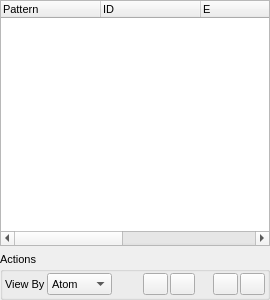
<ui version="4.0">
 <class>AtomListWidget</class>
 <widget class="QDockWidget" name="AtomListWidget">
  <property name="geometry">
   <rect>
    <x>0</x>
    <y>0</y>
    <width>270</width>
    <height>300</height>
   </rect>
  </property>
  <property name="minimumSize">
   <size>
    <width>270</width>
    <height>217</height>
   </size>
  </property>
  <property name="font">
   <font>
    <pointsize>8</pointsize>
   </font>
  </property>
  <property name="floating">
   <bool>true</bool>
  </property>
  <property name="allowedAreas">
   <set>Qt::LeftDockWidgetArea|Qt::RightDockWidgetArea</set>
  </property>
  <property name="windowTitle">
   <string>Atom List</string>
  </property>
  <widget class="QWidget" name="dockWidgetContents">
   <layout class="QVBoxLayout" name="verticalLayout">
    <property name="margin">
     <number>0</number>
    </property>
    <item>
     <widget class="TTreeWidget" name="AtomTree">
      <property name="sizePolicy">
       <sizepolicy hsizetype="Expanding" vsizetype="Expanding">
        <horstretch>0</horstretch>
        <verstretch>0</verstretch>
       </sizepolicy>
      </property>
      <property name="selectionMode">
       <enum>QAbstractItemView::MultiSelection</enum>
      </property>
      <column>
       <property name="text">
        <string>Pattern</string>
       </property>
      </column>
      <column>
       <property name="text">
        <string>ID</string>
       </property>
      </column>
      <column>
       <property name="text">
        <string>E</string>
       </property>
      </column>
      <column>
       <property name="text">
        <string>X</string>
       </property>
      </column>
      <column>
       <property name="text">
        <string>Y</string>
       </property>
      </column>
      <column>
       <property name="text">
        <string>Z</string>
       </property>
      </column>
     </widget>
    </item>
    <item>
     <widget class="QGroupBox" name="ActionsGroup">
      <property name="title">
       <string>Actions</string>
      </property>
      <layout class="QVBoxLayout">
       <property name="spacing">
        <number>4</number>
       </property>
       <property name="margin">
        <number>2</number>
       </property>
       <item>
        <layout class="QHBoxLayout" name="_2">
         <property name="spacing">
          <number>2</number>
         </property>
         <property name="margin">
          <number>0</number>
         </property>
         <item>
          <widget class="QLabel" name="label">
           <property name="text">
            <string>View By</string>
           </property>
          </widget>
         </item>
         <item>
          <widget class="QComboBox" name="ViewStyleCombo">
           <property name="currentIndex">
            <number>0</number>
           </property>
           <item>
            <property name="text">
             <string>Atom</string>
            </property>
           </item>
           <item>
            <property name="text">
             <string>Pattern</string>
            </property>
           </item>
          </widget>
         </item>
         <item>
          <spacer>
           <property name="orientation">
            <enum>Qt::Horizontal</enum>
           </property>
           <property name="sizeHint" stdset="0">
            <size>
             <width>40</width>
             <height>20</height>
            </size>
           </property>
          </spacer>
         </item>
         <item>
          <widget class="QPushButton" name="ShiftUpButton">
           <property name="maximumSize">
            <size>
             <width>25</width>
             <height>25</height>
            </size>
           </property>
           <property name="toolTip">
            <string>Move selected atoms up one place in list</string>
           </property>
           <property name="text">
            <string/>
           </property>
           <property name="icon">
            <iconset resource="icons.qrc">
             <normaloff>:/arrows/icons/arrow_up.svg</normaloff>:/arrows/icons/arrow_up.svg</iconset>
           </property>
           <property name="iconSize">
            <size>
             <width>16</width>
             <height>16</height>
            </size>
           </property>
           <property name="autoDefault">
            <bool>false</bool>
           </property>
          </widget>
         </item>
         <item>
          <widget class="QPushButton" name="ShiftDownButton">
           <property name="maximumSize">
            <size>
             <width>25</width>
             <height>25</height>
            </size>
           </property>
           <property name="toolTip">
            <string>Move selected atoms down one place in list</string>
           </property>
           <property name="text">
            <string/>
           </property>
           <property name="icon">
            <iconset resource="icons.qrc">
             <normaloff>:/arrows/icons/arrow_down.svg</normaloff>:/arrows/icons/arrow_down.svg</iconset>
           </property>
           <property name="iconSize">
            <size>
             <width>16</width>
             <height>16</height>
            </size>
           </property>
           <property name="autoDefault">
            <bool>false</bool>
           </property>
          </widget>
         </item>
         <item>
          <spacer>
           <property name="orientation">
            <enum>Qt::Horizontal</enum>
           </property>
           <property name="sizeType">
            <enum>QSizePolicy::Fixed</enum>
           </property>
           <property name="sizeHint" stdset="0">
            <size>
             <width>16</width>
             <height>16</height>
            </size>
           </property>
          </spacer>
         </item>
         <item>
          <widget class="QPushButton" name="MoveToStartButton">
           <property name="maximumSize">
            <size>
             <width>25</width>
             <height>25</height>
            </size>
           </property>
           <property name="toolTip">
            <string>Move selected atoms to start of list</string>
           </property>
           <property name="text">
            <string/>
           </property>
           <property name="icon">
            <iconset resource="icons.qrc">
             <normaloff>:/arrows/icons/arrow_upline.svg</normaloff>:/arrows/icons/arrow_upline.svg</iconset>
           </property>
           <property name="iconSize">
            <size>
             <width>16</width>
             <height>16</height>
            </size>
           </property>
           <property name="autoDefault">
            <bool>false</bool>
           </property>
          </widget>
         </item>
         <item>
          <widget class="QPushButton" name="MoveToEndButton">
           <property name="maximumSize">
            <size>
             <width>25</width>
             <height>25</height>
            </size>
           </property>
           <property name="toolTip">
            <string>Move selected atoms to end of list</string>
           </property>
           <property name="text">
            <string/>
           </property>
           <property name="icon">
            <iconset resource="icons.qrc">
             <normaloff>:/arrows/icons/arrow_downline.svg</normaloff>:/arrows/icons/arrow_downline.svg</iconset>
           </property>
           <property name="iconSize">
            <size>
             <width>16</width>
             <height>16</height>
            </size>
           </property>
           <property name="autoDefault">
            <bool>false</bool>
           </property>
          </widget>
         </item>
        </layout>
       </item>
      </layout>
     </widget>
    </item>
   </layout>
  </widget>
 </widget>
 <customwidgets>
  <customwidget>
   <class>TTreeWidget</class>
   <extends>QTreeWidget</extends>
   <header>gui/ttreewidget.uih</header>
  </customwidget>
 </customwidgets>
 <resources>
  <include location="icons.qrc"/>
 </resources>
 <connections/>
</ui>
